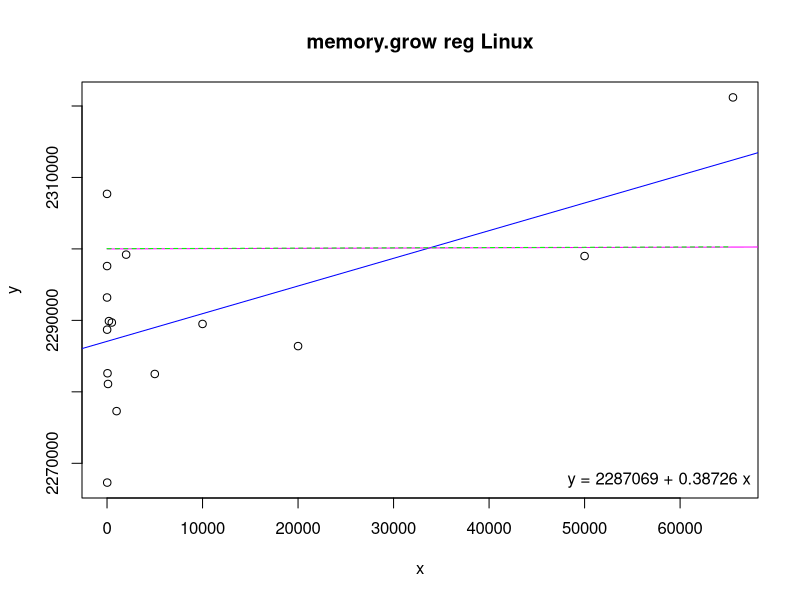
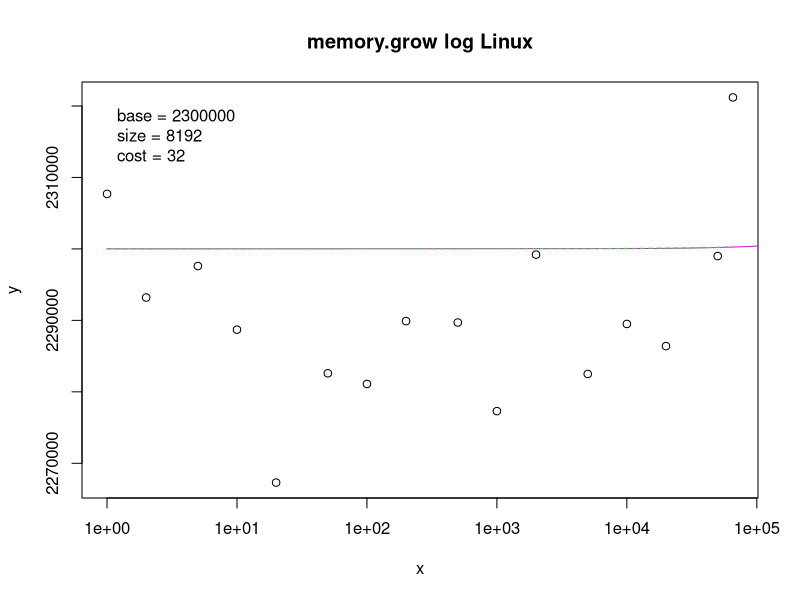

Write R code to recreate these figures, in order.
# Input data
x <- c(1,2,5,10,20,50,100,200,500,1000,2000,5000,10000,20000,50000,65535)
y <- c(2307700,2293200,2297600,2288700,2267300,2282600,2281100,2289900,2289700,2277300,2299200,2282500,2289500,2286400,2299000,2321200)

# Linear regression
model <- lm(y ~ x)
coefs <- coef(model)

# Print regression coefficients
print(coefs)

# Estimating linear function
a <- 0.003906
b <- 2300000.0
fl <- function(x) {
  a*x + b
}

# Estimated linear values
xl <- seq(1, 10000000, by = 10000)
yl <- fl(xl)

# Estimating staircase function
base <- 2300000
size <- 8192
cost <- 32
fs <- function(x) {
  base + (((x + size - 1) / size) * cost)
}

# Estimated staircase values
xs <- seq(1, 65535, by = 1000)
ys <- fs(xs)

png("memory-grow-reg.png")
plot(x, y, main = "memory.grow reg Linux")
abline(model, col = "blue")
lines(xl, yl, col = "magenta")
lines(xs, ys, col = "green", lty = 2)
legend("bottomright", legend = sprintf("y = %.0f + %.5f x", coefs[1], coefs[2]), bty = "n")

png("memory-grow-log.png")
plot(x, y, log = "x", main = "memory.grow log Linux")
lines(xl, yl, col = "magenta")
lines(xs, ys, col = "green", lty = 2)
legend("topleft", legend = sprintf(" base = %i\n size = %i\n cost = %i", base, size, cost), bty = "n")
